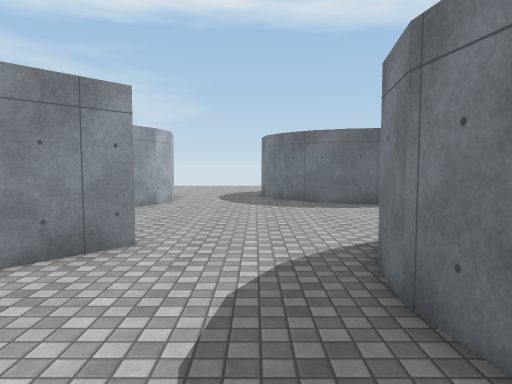
View 1 (above)

23 first-person views from a walk through a Unity game level. The camera is 1.5 m above the floor, tilts 4° down and sees 70° across. The floor is counted in squares, 1 m on a side. Each view is taken from the middle of a square. On the plan, view 1 faces up. The plan holds only what a view shows up to about 16 squares ahead; the rest is blank. The place goes on beyond the plan. The player character is not drawn. Surface patterns are stand-ins for the level's own textures.

View 2
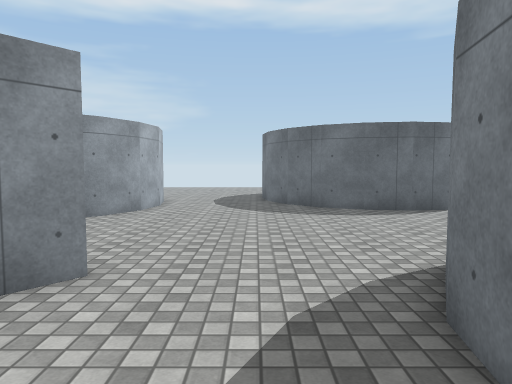

View 3
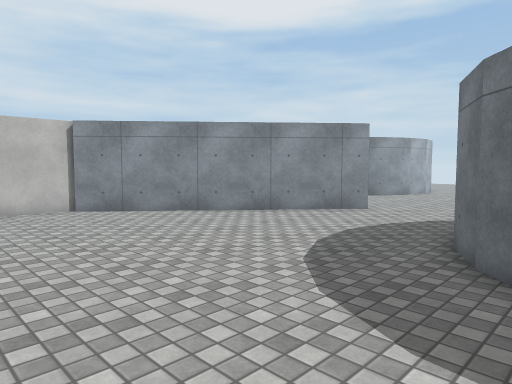

View 4
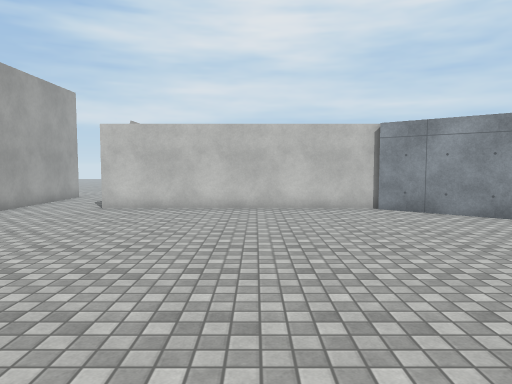

View 5
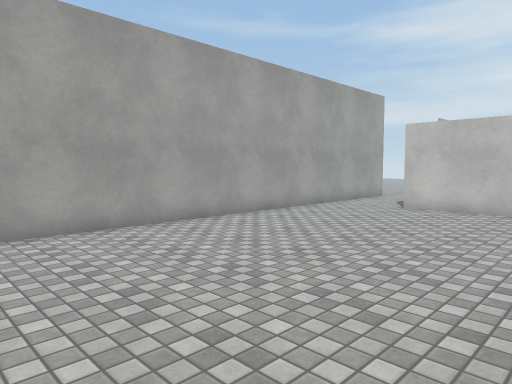

View 6
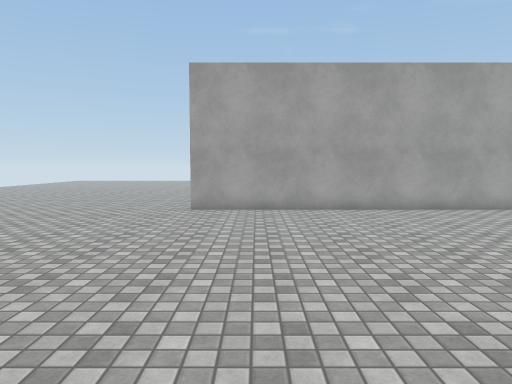

View 7
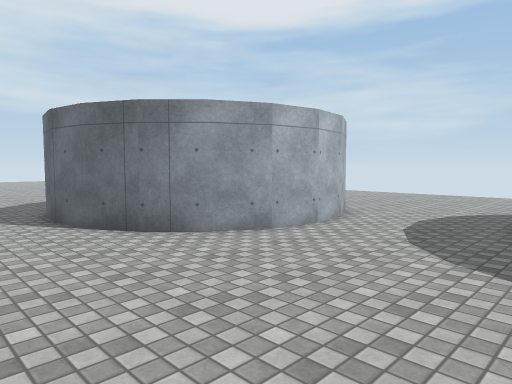

View 8
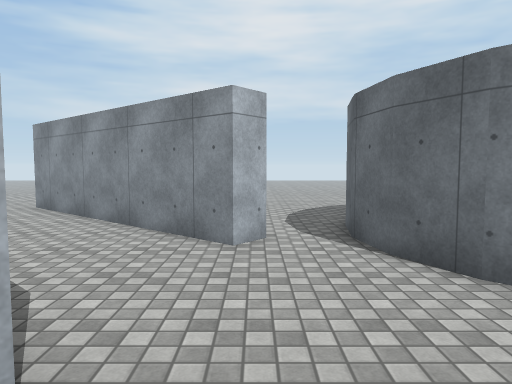

View 9
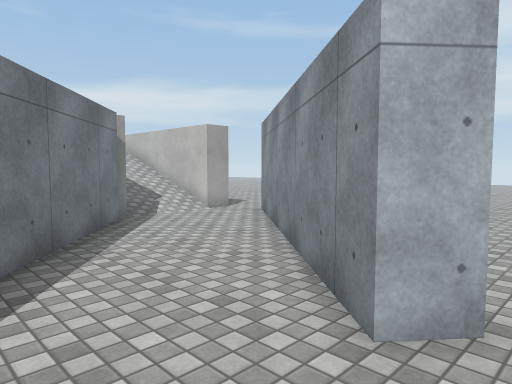

View 10
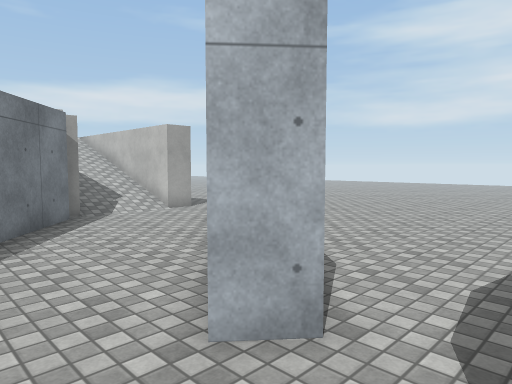

View 11
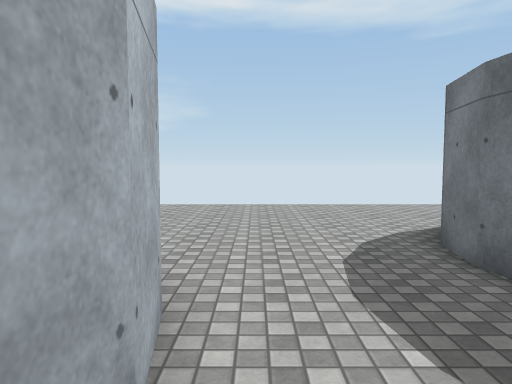

View 12
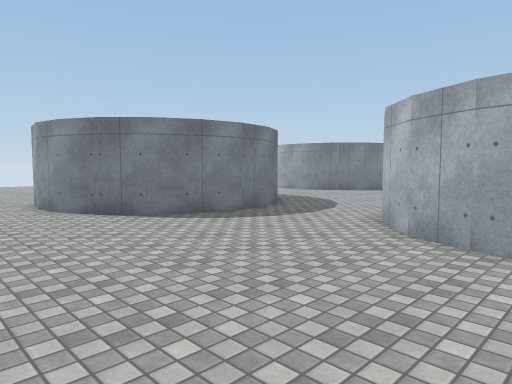

View 13
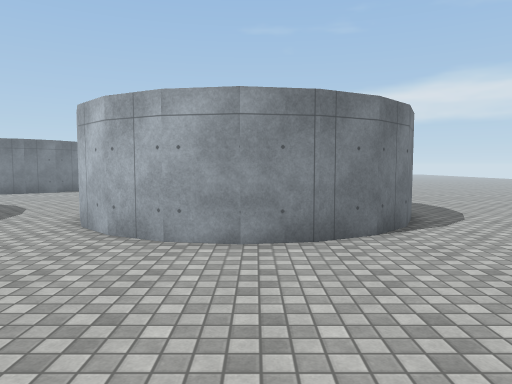

View 14
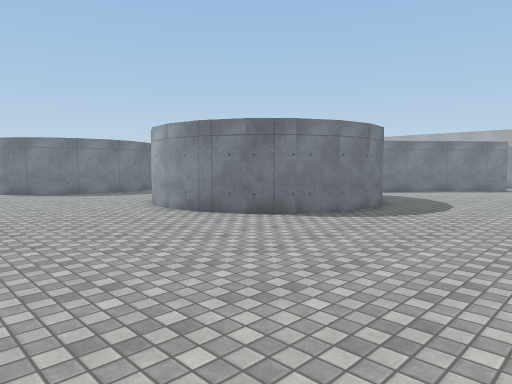

View 15
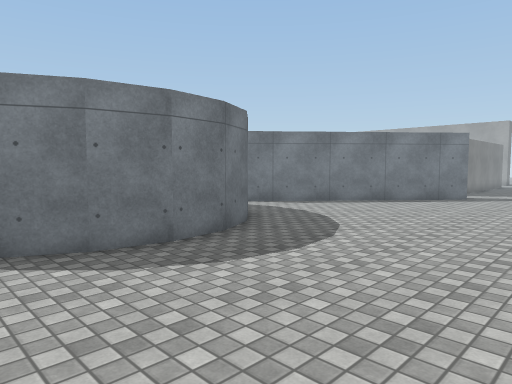

View 16
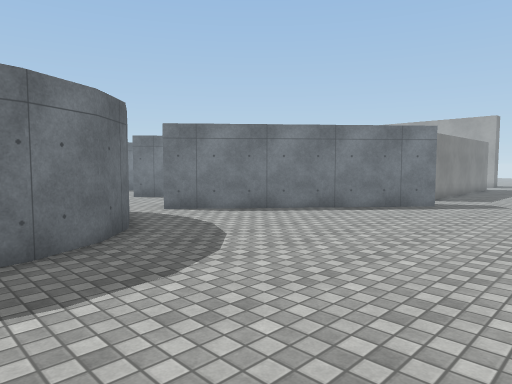

View 17
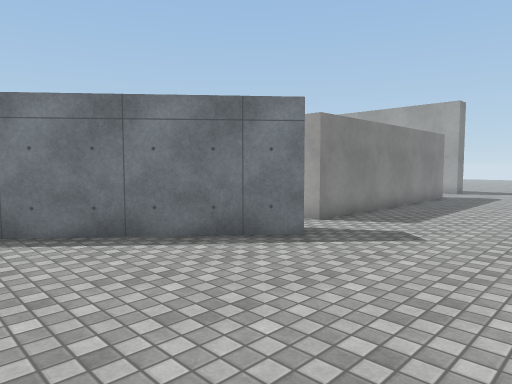

View 18
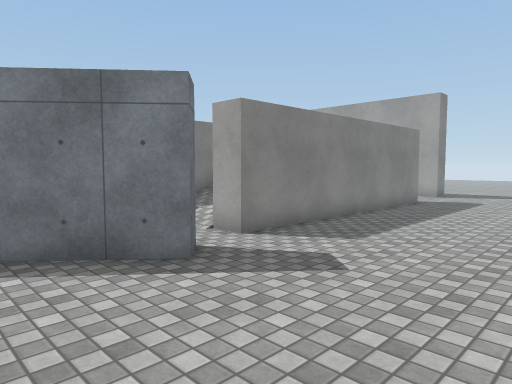

View 19
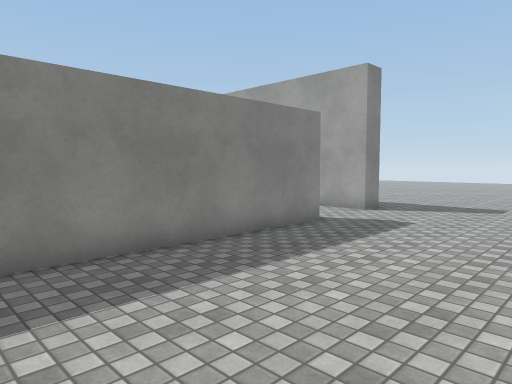

View 20
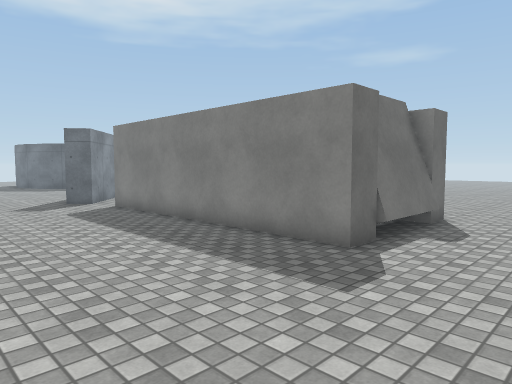

View 21
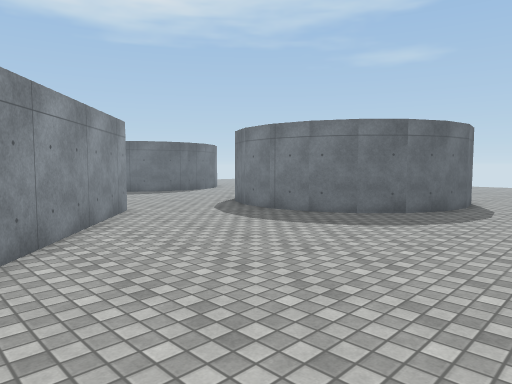

View 22
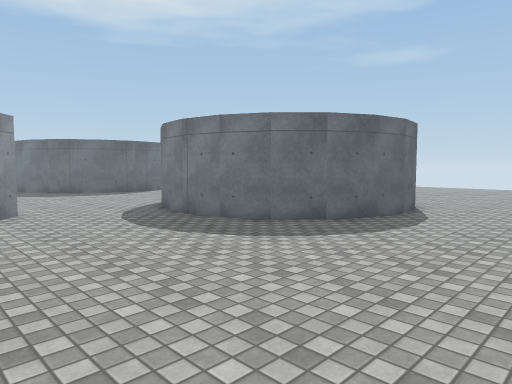

View 23
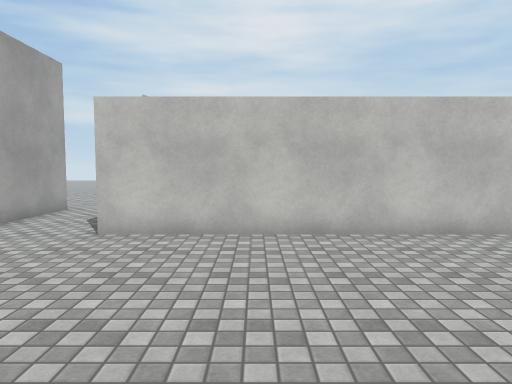

### Floor plan
Points are (right, up) in squares from view 1. A wall is a line through its corners. A room is listed if a view was taken in it or the views show most of it. See-through windows are left out.
Room 1 (views 1, 2, 3, 4, 5, 6, 7, 8, 9, 10, 11, 12, 13, 14, 15, 16, 17, 18, 19, 20, 21, 22, 23)
walls: (-7.9, 8.6) (-14.3, 0.9) (-15.1, 1.6) (-8.6, 9.2) (-7.9, 8.6); (-8.7, 11) (-10.3, 11.3) (-11.6, 12) (-12.7, 13.1) (-13.5, 14.5) (-13.7, 16) (-13.5, 17.6) (-12.7, 19) (-11.6, 20.1) (-10.2, 20.8) (-8.7, 21) (-7.2, 20.8) (-5.8, 20.1) (-4.6, 18.9) (-3.9, 17.6) (-3.7, 16) (-3.9, 14.5) (-4.6, 13.1) (-5.8, 12) (-7.1, 11.3) (-8.7, 11); (-2.3, 6.9) (-8.9, -0.8); (-9.6, -0.1) (-6, 4.2); (-10.6, -10.3) (-12.8, -10.3); (-10, -10.5) (-14, -10.5) (-14, -0.5) (-13, -0.5) (-13, -4.9); (7.6, -1) (6.6, -1.1) (5.1, -0.9) (3.7, -0.2) (2.6, 1) (1.8, 2.4) (1.6, 3.9) (1.8, 5.4) (2.6, 6.9); (6.8, 14.6) (5.3, 14.4) (3.8, 14.6) (2.4, 15.4) (1.2, 16.5) (0.5, 17.9) (0.3, 19.4) (0.6, 21) (1.2, 22.3) (2.4, 23.4) (3.7, 24.1) (5.3, 24.4) (6.9, 24.1); (-13.7, -14.5) (-13.7, -13.6) (6.2, -13.6)
low walls: (-10, -10.7) (-13, -10.7)

Where each view was taken, in squares from view 1:
view 1: 0 up, 0 right, facing up
view 2: 2 up, 0 right, facing up
view 3: 5 down, 4 right, facing up-left
view 4: 5 down, 4 right, facing left
view 5: 5 down, 4 right, facing down-left
view 6: 1 down, 4 right, facing down
view 7: 8 up, 2 right, facing up-left
view 8: 9 up, 1 left, facing left
view 9: 10 up, 5 left, facing down-left
view 10: 11 up, 6 left, facing down-left
view 11: 14 up, 3 left, facing up
view 12: 28 up, 9 left, facing down-right
view 13: 28 up, 9 left, facing down
view 14: 28 up, 20 left, facing down-right
view 15: 20 up, 20 left, facing down-right
view 16: 16 up, 20 left, facing down-right
view 17: 8 up, 20 left, facing down-right
view 18: 5 up, 20 left, facing down-right
view 19: 2 down, 20 left, facing down-right
view 20: 14 down, 20 left, facing up-right
view 21: 5 down, 8 left, facing up-right
view 22: 6 down, 5 left, facing up-right
view 23: 7 down, 1 left, facing left
